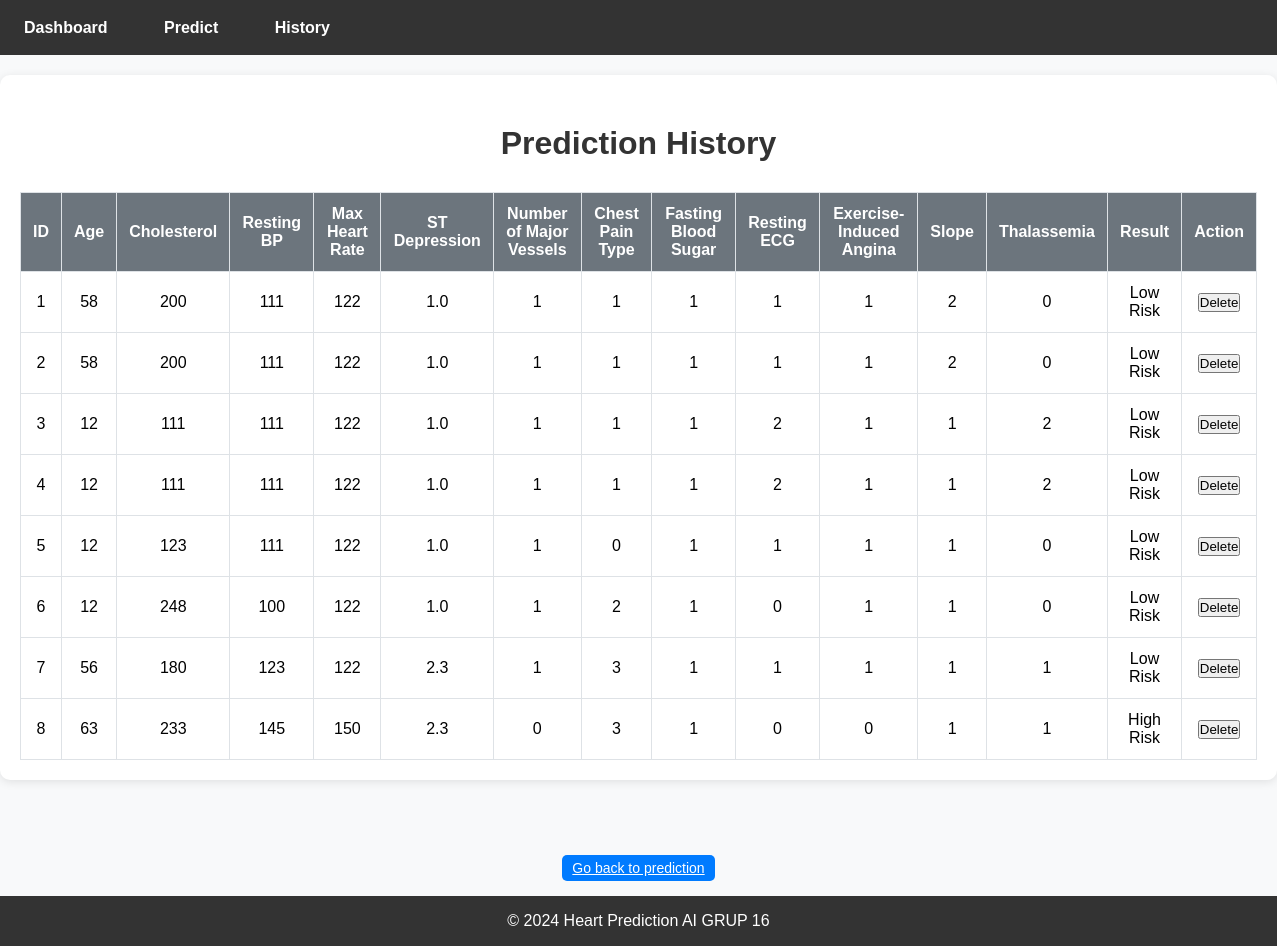
Before: /history with the older database file.
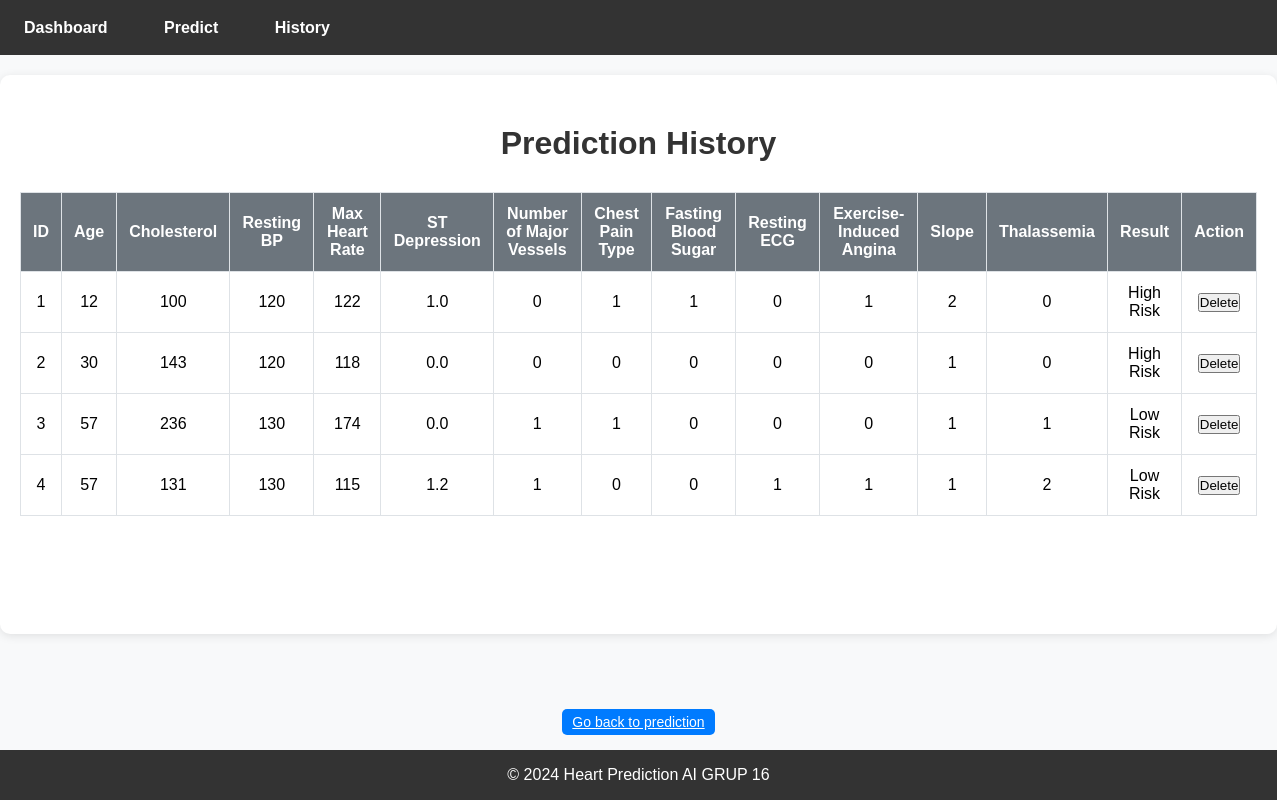
After: the same page with the newer database file.
### app.py (models this page shows, shortened)
class Prediction(db.Model):
    id = db.Column(db.Integer, primary_key=True)
    age = db.Column(db.Integer)
    chol = db.Column(db.Integer)
    trestbps = db.Column(db.Integer)
    thalach = db.Column(db.Integer)
    oldpeak = db.Column(db.Float)
    ca = db.Column(db.Integer)
    cp = db.Column(db.Integer)  # Ensure this line exists
    fbs = db.Column(db.Integer)
    restecg = db.Column(db.Integer)
    exang = db.Column(db.Integer)
    slope = db.Column(db.Integer)
    thal = db.Column(db.Integer)
    result = db.Column(db.String)

### app.py (the view)
@app.route('/history')
def history():
    predictions = Prediction.query.all()  # Get all predictions from the database
    return render_template('history.html', predictions=predictions)

### templates/history.html (shortened to what this page needs)
<!DOCTYPE html>
<html lang="en">
<head>
    <link rel="stylesheet" href="{{ url_for('static', filename='styles.css') }}">
</head>
<body>
    <nav class="main-navbar">
        <ul>
            <li><a href="{{ url_for('dashboard') }}">Dashboard</a></li>
            <li><a href="{{ url_for('predict') }}">Predict</a></li>
            <li><a href="{{ url_for('history') }}">History</a></li>
        </ul>
    </nav>
    <div class="container">
        <h1 class="text-center">Prediction History</h1>
        <div class="table-responsive">
            <table class="table table-striped">
                <thead class="thead-light">
                    <tr>
                        <th>ID</th>
                        <th>Age</th>
                        <th>Cholesterol</th>
                        <th>Resting BP</th>
                        <th>Max Heart Rate</th>
                        <th>ST Depression</th>
                        <th>Number of Major Vessels</th>
                        <th>Chest Pain Type</th>
                        <th>Fasting Blood Sugar</th>
                        <th>Resting ECG</th>
                        <th>Exercise-Induced Angina</th>
                        <th>Slope</th>
                        <th>Thalassemia</th>
                        <th>Result</th>
                        <th>Action</th>
                    </tr>
                </thead>
                <tbody>
                    {% for prediction in predictions %}
                    <tr>
                        <td>{{ prediction.id }}</td>
                        <td>{{ prediction.age }}</td>
                        <td>{{ prediction.chol }}</td>
                        <td>{{ prediction.trestbps }}</td>
                        <td>{{ prediction.thalach }}</td>
                        <td>{{ prediction.oldpeak }}</td>
                        <td>{{ prediction.ca }}</td>
                        <td>{{ prediction.cp }}</td>
                        <td>{{ prediction.fbs }}</td>
                        <td>{{ prediction.restecg }}</td>
                        <td>{{ prediction.exang }}</td>
                        <td>{{ prediction.slope }}</td>
                        <td>{{ prediction.thal }}</td>
                        <td>{{ prediction.result }}</td>
                        <td>
                            <form action="{{ url_for('delete_prediction', prediction_id=prediction.id) }}" method="POST" style="display:inline;">
                                <button type="submit" class="btn btn-danger btn-sm">Delete</button>
                            </form>
                        </td>
                    </tr>
                    {% endfor %}
                </tbody>
            </table>
        </div>
    </div>
    <div class="text-center bottom-button">
        <a href="{{ url_for('predict') }}" class="btn btn-primary history-button">Go back to prediction</a>
    </div>
    <footer class="main-footer">
        <p>© 2024 Heart Prediction AI GRUP 16</p>
    </footer>
</body>
</html>

### static/styles.css (style rules this page uses)
* { margin: 0; padding: 0; box-sizing: border-box; }
body { font-family: Arial, sans-serif; background-color: #f8f9fa; display: flex; flex-direction: column; min-height: 100vh; margin: 0; }
.main-navbar { background-color: #333; padding: 0.5em; height: 55px; display: flex; align-items: center; }
.main-navbar ul { list-style-type: none; margin: 0; padding: 0; }
.main-navbar ul li { display: inline; margin-right: 20px; }
.main-navbar ul li a { color: white; text-decoration: none; padding: 0.5em 1em; font-size: 16px; }
.main-footer, footer { text-align: center; padding: 1em; background-color: #333; color: white; width: 100%; position: relative; margin-top: auto; }
footer p { margin-bottom: 0; }

### static/dashboard.css (style rules this page uses)
body { font-family: Arial, sans-serif; background-color: #f8f9fa; margin: 0; padding: 0; }
.main-navbar { background-color: #007bff; color: white; padding: 15px; text-align: center; }
.main-navbar ul { list-style: none; padding: 0; }
.main-navbar li { display: inline; margin-right: 20px; }
.main-navbar a { color: white; text-decoration: none; font-weight: bold; }
h1, h2 { margin: 0; padding: 10px 0; color: #333; }
.main-footer { text-align: center; padding: 15px 0; background-color: #007bff; color: white; position: relative; bottom: 0; width: 100%; }

### static/form.css (style rules this page uses)
.btn-primary { width: 100%; margin-top: 20px; }

### static/result.css (style rules this page uses)
.text-center { margin-top: 20px; }

### static/footer.css (style rules this page uses)
footer { text-align: center; padding: 1em; background-color: #333; color: white; width: 100%; position: relative; }

### static/history.css (style rules this page uses)
body { font-family: Arial, sans-serif; background-color: #f8f9fa; }
.container { flex: 1; max-width: 1350px; margin: 20px auto; padding: 20px; background-color: #fff; border-radius: 10px; box-shadow: 0 2px 10px rgba(0, 0, 0, 0.1); }
.table { width: 100%; margin-top: 20px; border-collapse: collapse; }
.table th, .table td { padding: 12px; border: 1px solid #dee2e6; }
.table th { background-color: #6c757d; color: white; font-weight: bold; }
.table td { text-align: center; }
.table-responsive { overflow-x: auto; }
.bottom-button { margin-top: 20px; padding: 15px; }
.text-center { display: flex; justify-content: center; }
.history-button { width: fit-content; background-color: #007bff; border-color: #007bff; color: white; padding: 5px 10px; font-size: 14px; border-radius: 5px; transition: background-color 0.3s ease; }
.main-footer { text-align: center; padding: 1em; background-color: #333; color: white; width: 100%; position: relative; margin-top: 20px; }

Changed rows visible on the page:
removed Prediction: id "5", age "12", chol "123", trestbps "111", thalach "122", oldpeak "1.0", ca "1", cp "0", fbs "1", restecg "1", exang "1", slope "1", thal "0", result "Low Risk"
removed Prediction: id "6", age "12", chol "248", trestbps "100", thalach "122", oldpeak "1.0", ca "1", cp "2", fbs "1", restecg "0", exang "1", slope "1", thal "0", result "Low Risk"
removed Prediction: id "7", age "56", chol "180", trestbps "123", thalach "122", oldpeak "2.3", ca "1", cp "3", fbs "1", restecg "1", exang "1", slope "1", thal "1", result "Low Risk"
removed Prediction: id "8", age "63", chol "233", trestbps "145", thalach "150", oldpeak "2.3", ca "0", cp "3", fbs "1", restecg "0", exang "0", slope "1", thal "1", result "High Risk"
changed Prediction id 1: age "58" → "12"; chol "200" → "100"; trestbps "111" → "120"; ca "1" → "0"; restecg "1" → "0"; result "Low Risk" → "High Risk"
changed Prediction id 2: age "58" → "30"; chol "200" → "143"; trestbps "111" → "120"; thalach "122" → "118"; oldpeak "1.0" → "0.0"; ca "1" → "0"; cp "1" → "0"; fbs "1" → "0"; restecg "1" → "0"; exang "1" → "0"; slope "2" → "1"; result "Low Risk" → "High Risk"
changed Prediction id 3: age "12" → "57"; chol "111" → "236"; trestbps "111" → "130"; thalach "122" → "174"; oldpeak "1.0" → "0.0"; fbs "1" → "0"; restecg "2" → "0"; exang "1" → "0"; thal "2" → "1"
changed Prediction id 4: age "12" → "57"; chol "111" → "131"; trestbps "111" → "130"; thalach "122" → "115"; oldpeak "1.0" → "1.2"; cp "1" → "0"; fbs "1" → "0"; restecg "2" → "1"
